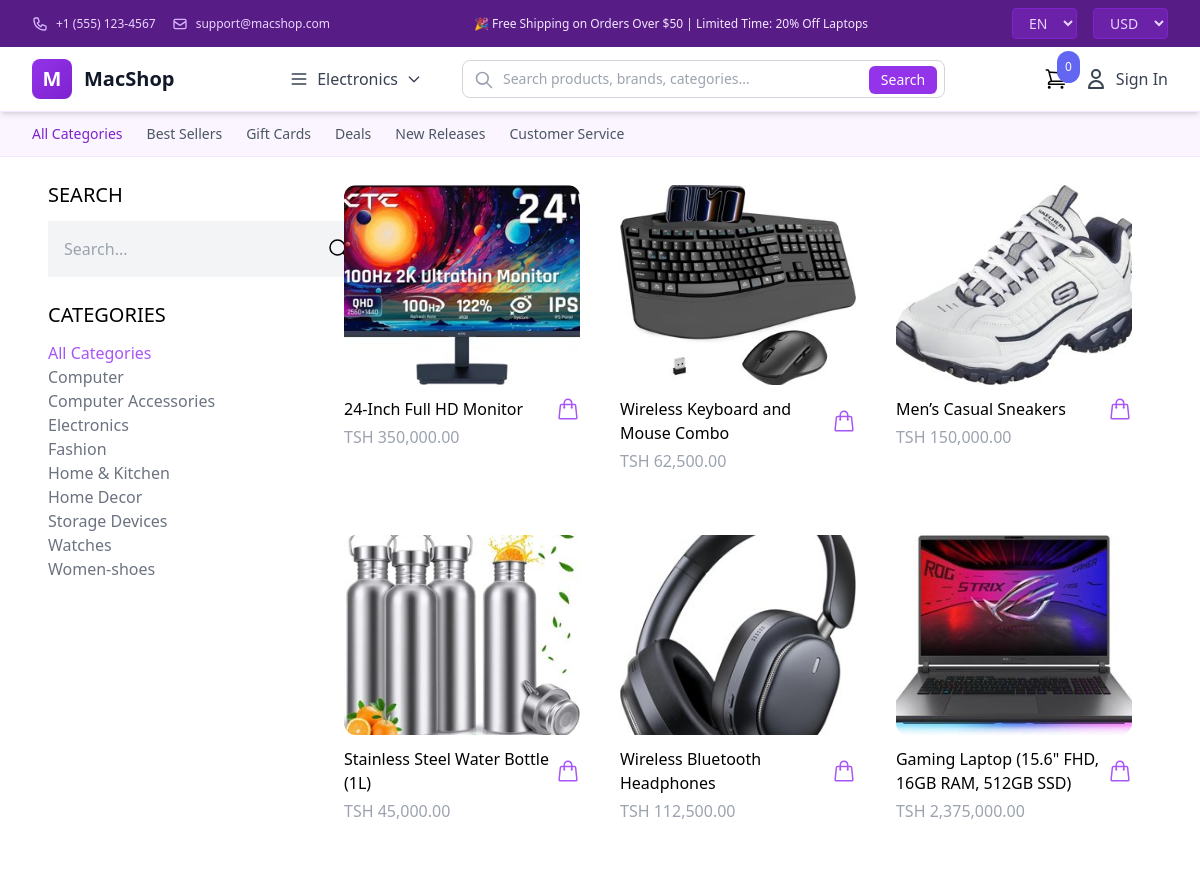
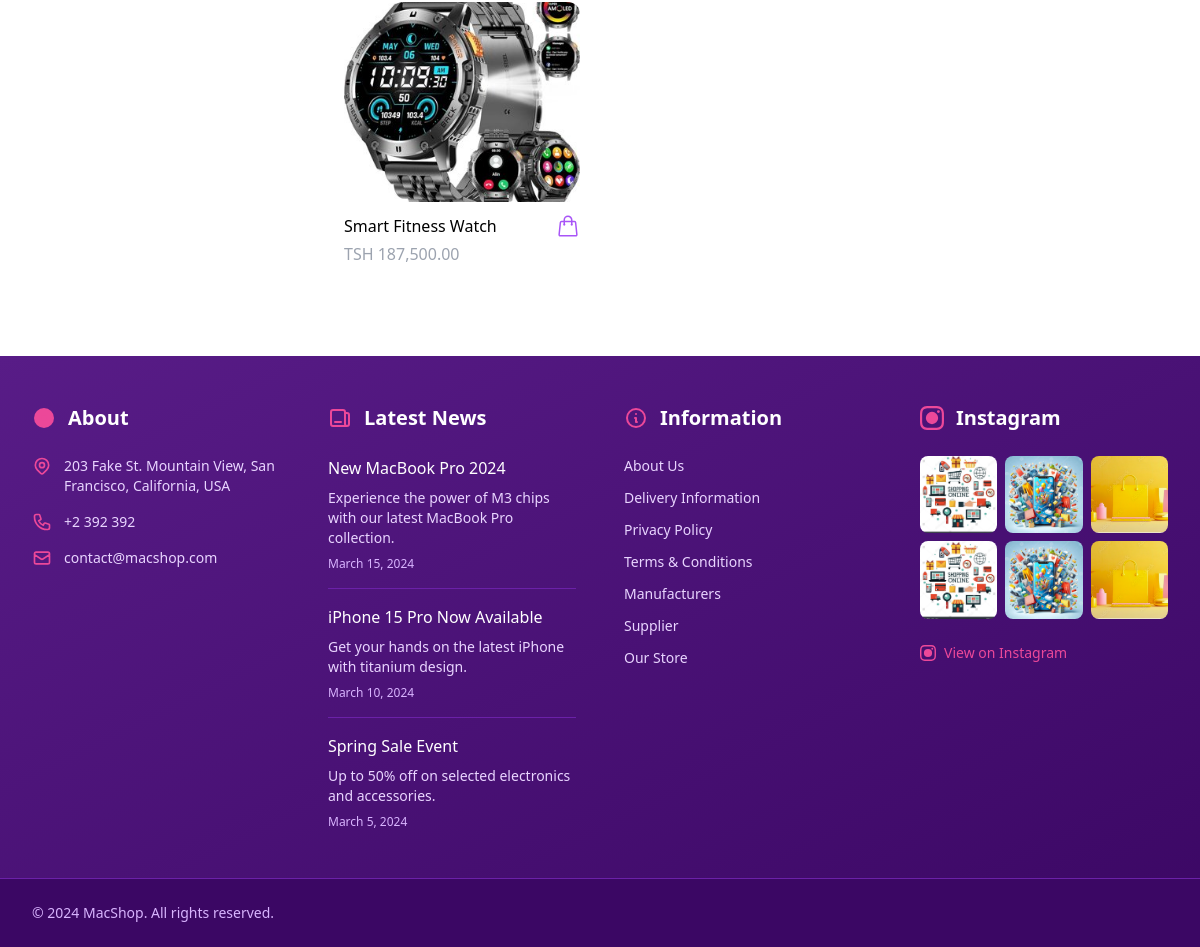
The app's page /shop/ with its own data (2 pictures, top to bottom).
### products/models.py (models this page shows, shortened)
class Category(models.Model):
    name = models.CharField(max_length=255)
    slug = models.SlugField(unique=True)
    class Meta:
        ordering =('name',)

class Product(models.Model):
    category = models.ForeignKey(Category, related_name='product', on_delete=models.CASCADE)
    name = models.CharField(max_length=255)
    slug = models.SlugField()
    description = models.TextField(blank=True, null=True)
    price = models.IntegerField()
    is_featured = models.BooleanField(default=False)
    created_at = models.DateTimeField(auto_now_add=True)
    image = models.ImageField(upload_to='uploads/', blank=True, null=True)
    thumbnail = models.ImageField(upload_to='uploads/', blank=True, null=True)
    class Meta:
        ordering = ('-created_at',)
    def get_display_price(self):
        tsh_price = self.price * 2500  # Convert USD to TSH
        return "TSH {:,.2f}".format(tsh_price)
    def get_thumbnail(self):
        if self.thumbnail:
            return self.thumbnail.url

### core/views.py (the view)
# urls.py: path('shop/', views.shop, name="shop"),
def shop(request):
	categories = Category.objects.all()
	products = Product.objects.all()
	active_category = request.GET.get('category','')
	if active_category:
		products = products.filter(category__slug=active_category)
	query = request.GET.get('search', '')
	if query:
		products = products.filter(Q(name__icontains =query) | Q(description__icontains = query))
	context = {
	     'categories':categories,
	     'products':products,
	     'active_category':active_category,
	     'query': query
	}
	return render(request, 'core/shop.html',context)

### cart/cart.py (called while the page is built)
    def __len__(self):
        return sum(item['quantity'] for item in self.cart.values())

### cart/context_processors.py (called while the page is built)
def cart(request):
    return {'cart': Cart(request)}

### core/templates/core/shop.html (shortened to what this page needs)
{% extends 'core/base.html' %}
{% block content %}
<div class="max-w-6xl flex flex-wrap items-start mx-auto py-6 px-6 xl:px-8">
    <div class="filters w-full lg:w-1/4">
<h3 class="mb-3 text-xl uppercase">Search</h3>
<form method="get" action=".">
   <div class="flex">
        <input type="text" name="search"
    class="p-4 bg-gray-100 border-0"
    placeholder="Search...">
    <button class="p-4 bg-gray-100 border-0">
        <svg xmlns="http://www.w3.org/2000/svg" fill="none" viewBox="0 0 24 24" stroke-width="1.5" stroke="currentColor" class="size-6">
  <path stroke-linecap="round" stroke-linejoin="round" d="m21 21-5.197-5.197m0 0A7.5 7.5 0 1 0 5.196 5.196a7.5 7.5 0 0 0 10.607 10.607Z" />
</svg>
    </button>
   </div>
</form>
<h3 class="mt-6 mb-3 text-xl uppercase">Categories</h3>
<ul>
   <li><a href="{% url 'shop' %}" class="{% if not active_category %} text-purple-500{% else %}text-gray-500{% endif %}">All Categories</a></li>
   {% for category in categories %}
   <li>
    <a href="{% url 'shop' %}?category={{category.slug}}" class="{% if  category.slug == active_category %} text-purple-500{% else%}text-gray-500{% endif %}">{{category.name}}</a>
   </li>
   {% endfor %}
</ul>
    </div>
    <div class="products lg:w-3/4 -mt-4 w-full flex items-center flex-wrap">
        {% for product in products %}
        {% include 'product/partials/product_list_item.html' %}
        {% endfor %}
    </div>
</div>
{% endblock %}

### products/templates/product/partials/product_list_item.html (shortened to what this page needs)
<div class="product-card w-full md:w-1/3 xl:w-1/4 p-5 h-72">
    <a
    href="{% url 'product' product.slug %}">
        <img src="{{ product.get_thumbnail }}" class="rounded-xl hover:shadow-lg object-cover h-48 w-full">
    </a>
    <div class="pt-3 flex items-center justify-between">
        <a href="{% url 'product' product.slug %}">{{ product.name }}</a>
        <a
         hx-get="{% url 'add_to_cart' product.id %}"
    hx-target="#menu-cart-button"
    hx-swap="outerHTML"
         class="text-purple-500 hover:text-purple-800">
        </a>
    </div>
    <p class="pt-1 text-gray-400">{{ product.get_display_price }}</p>
</div>

### products/templates/product/partials/product_list_item.html (style rules this page uses)
.product-card { height: 350px; }
.product-card img { height: 200px; width: 100%; object-fit: cover; }

### records on screen
Category: name "Computer"
Category: name "Computer Accessories"
Category: name "Electronics"
Category: name "Fashion"
Category: name "Home & Kitchen"
Category: name "Home Decor"
Category: name "Storage Devices"
Category: name "Watches"
Category: name "Women-shoes"
Product: get_thumbnail (picture), name "24-Inch Full HD Monitor", get_display_price "TSH 350,000.00"
Product: get_thumbnail (picture), name "Wireless Keyboard and Mouse Combo", get_display_price "TSH 62,500.00"
Product: get_thumbnail (picture), name "Men’s Casual Sneakers", get_display_price "TSH 150,000.00"
Product: get_thumbnail (picture), name "Stainless Steel Water Bottle (1L)", get_display_price "TSH 45,000.00"
Product: get_thumbnail (picture), name "Wireless Bluetooth Headphones", get_display_price "TSH 112,500.00"
Product: get_thumbnail (picture), name "Gaming Laptop (15.6\" FHD, 16GB RAM, 512GB SSD)", get_display_price "TSH 2,375,000.00"
Product: get_thumbnail (picture), name "Smart Fitness Watch", get_display_price "TSH 187,500.00"

### other values on screen
{{ cart|length }} "0"
